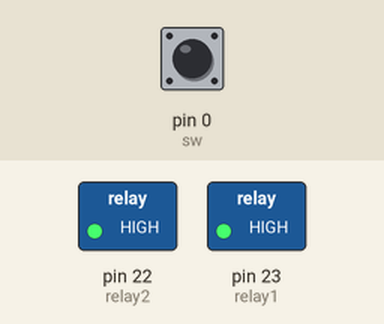
Recording of a program running on a simulated MicroPython board. Parts: switched loads named in the program (green lamp = pin HIGH). The inputs (shaded band) are chosen by the test bench; at power-on: pin 0 (sw) HIGH.

Above: at 1.2 s.
1.3 s: pin 0 (sw) pulled LOW for 0.15 s
At 1.39 s:
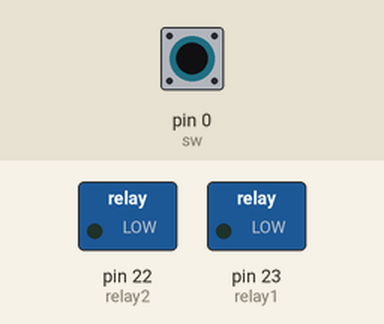
2.9 s: pin 0 (sw) pulled LOW for 3.2 s
At 6.7 s:
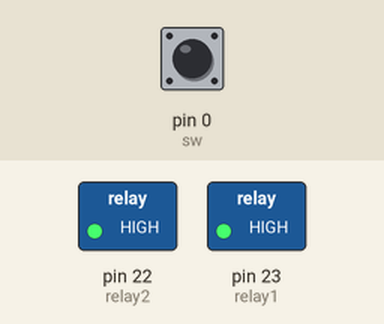
Timing chart, 0 to 8.2 s (numbered marks = the images above; inputs shaded):
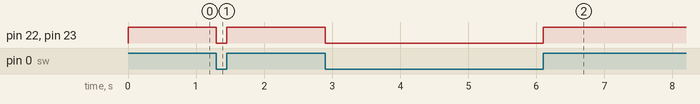

Measured:
- after the input at 1.3 s, pin 22 (relay2), pin 23 (relay1): HIGH → LOW at once, → HIGH 0.15 s later
- after the input at 2.9 s, pin 22 (relay2), pin 23 (relay1): HIGH → LOW at once, → HIGH 3.2 s later

The program:

relay.py
```python
from machine import Pin

relay1 = Pin(23, Pin.OUT,Pin.PULL_UP)
relay2 = Pin(22, Pin.OUT,Pin.PULL_UP)
sw = Pin(0, Pin.IN)

while True:
    if sw.value() == 0:
        statue = "on"
        relay1.off()
        relay2.off()
    elif sw.value() == 1:
        statue = "off"
        relay1.on()
        relay2.on()
```
